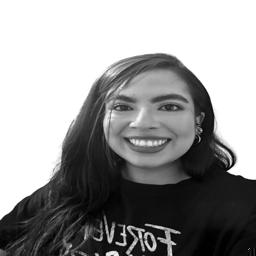
#> input picture tatiana_garcia.jpg, 256 x 256 px, found by its file name
$ python point_4.py
#> lines starting #> are read from the running program, lines starting #| are printed output that depends on the picture
#> further down, vector_my_face is the input picture: PIL image 256x256 L; min 0, max 255, mean 151.4
### workshop_I/unsupervised/dim_rel/SVD.py
import numpy as np

class SVD:
    def __init__(self, n_components=None):
        """
        Constructor of the SVD class.

        Parameters:
        - A: array-like, input matrix.
        - s: int, number of singular values to consider.

        Attributes:
        - A(matrix): input matrix.
        - s(int): number of singular values to consider.
        """
        self.n_components = n_components
        self.U = None
        self.S = None
        self.Vt = None


    # [14 lines left out: functions fit, fit_transform, not called in this run]

    def svd(self, A):
        """
        Compute the Singular Value Decomposition of matrix A.

        :return: U, D, V matrices such that A = U * D * V^T
        """

        # Compute the Singular Value Decomposition
        U, D, V = np.linalg.svd(A)
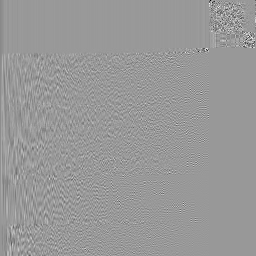
#> U: shape (256, 256) float64; min -0.895, max 0.597, mean -0.000185; drawn with min black and max white
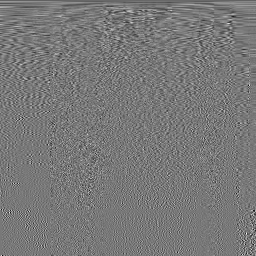
#> V: shape (256, 256) float64; min -0.404, max 0.449, mean -0.000303; drawn with min black and max white
#> D = 256 values, max 44675.5 at index 0, min 3e-12 at index 255, mean 476

        # Reconstruct the image using the first s singular values
        imagen_recons = np.matrix(U[:, :self.n_components]) * np.diag(D[:self.n_components]) * np.matrix(V[:self.n_components,:])

        return imagen_recons

### workshop_I/point_4.py
#import modules
from unsupervised.dim_rel.SVD import SVD
from PIL import Image
import os
import numpy as np
from skimage.metrics import mean_squared_error
import matplotlib.pyplot as plt

path_processed_photo ="/Users/tatianagarcia/Library/Mobile Documents/com~apple~CloudDocs/Especialización ciencia de datos y analítica/Machine Learning 2/tatiana_garcia.jpg"
vector_my_face =  Image.open(os.path.join(path_processed_photo))

#Instance of SVD
param_value_singular=100
svd_instance = SVD(param_value_singular)
#Use of method
imagen_recons =svd_instance.svd(vector_my_face)

path_approximation_photo ="/Users/tatianagarcia/Library/Mobile Documents/com~apple~CloudDocs/Especialización ciencia de datos y analítica/Machine Learning 2/machine_learning_II/valores_singulares_"+str(param_value_singular)+".jpg"


# Plot and save the reconstructed image
plt.imshow(imagen_recons, cmap='gray')
titulo = "valores_singulares_" + str(param_value_singular)
plt.title(titulo)
plt.savefig(f'{titulo}.jpg')
plt.show()


def different_my_photo_approximation(path_processed_photo, path_approximation_photo):
    # Obtener las imágenes originales y aproximadas (ejemplo)
    vector_my_face =  Image.open(os.path.join(path_processed_photo)).convert('L').resize((256,256))
#> (the run stopped early here; a loop or call above may not have finished)
